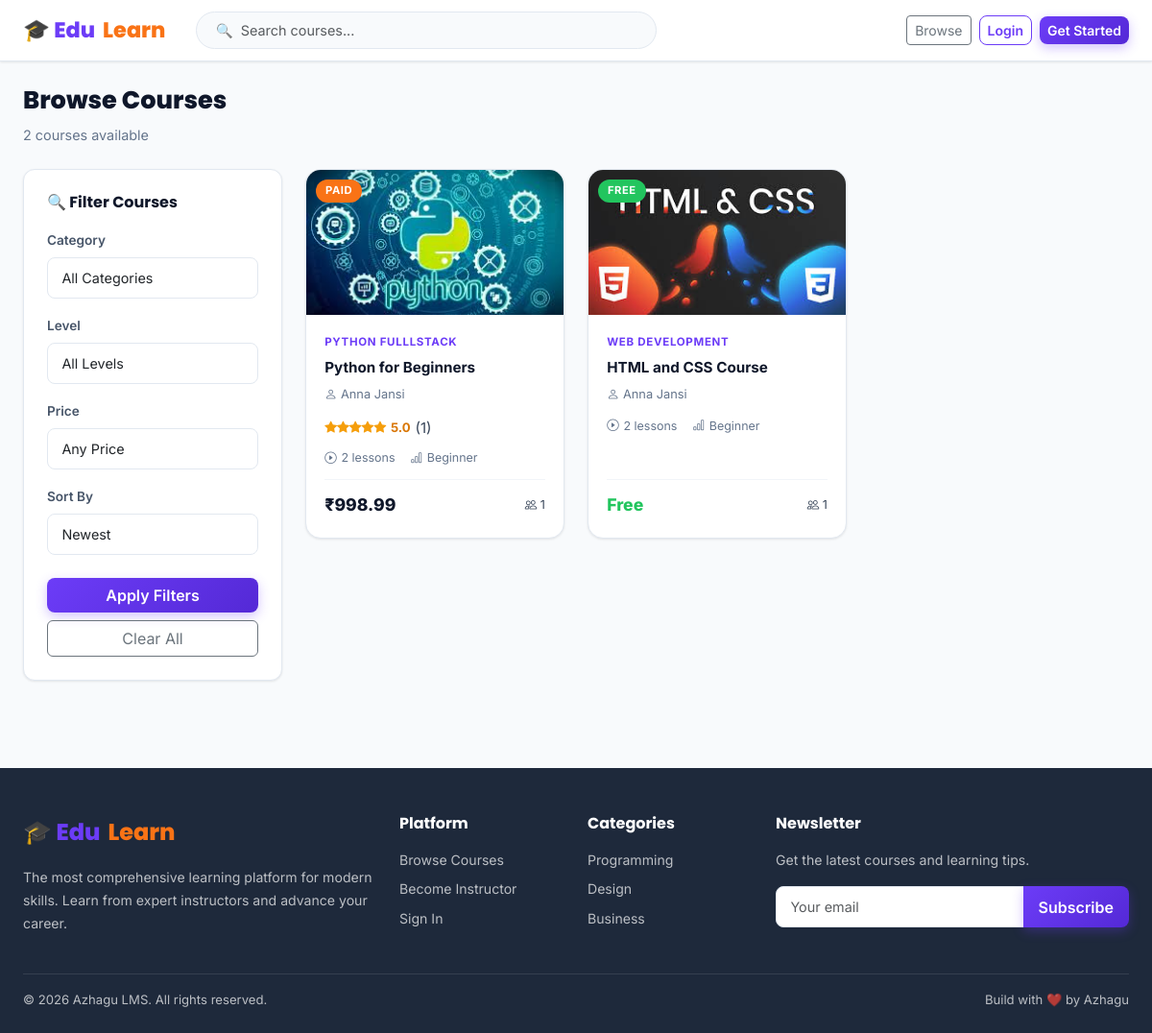
Page /courses/ on the committed database.
### courses/models.py (models this page shows, shortened)
class Course(models.Model):
    LEVEL_CHOICES = [('beginner','Beginner'),('intermediate','Intermediate'),('advanced','Advanced'),('all','All Levels')]
    STATUS_CHOICES = [('draft','Draft'),('pending','Pending Review'),('published','Published'),('rejected','Rejected')]
    PRICE_TYPE = [('free','Free'),('paid','Paid')]
    title = models.CharField(max_length=200)
    slug = models.SlugField(unique=True, blank=True)
    instructor = models.ForeignKey(settings.AUTH_USER_MODEL, on_delete=models.CASCADE, related_name='courses_taught')
    category = models.ForeignKey(Category, on_delete=models.SET_NULL, null=True, related_name='courses')
    description = models.TextField()
    short_description = models.CharField(max_length=300, blank=True)
    thumbnail = models.ImageField(upload_to='course_thumbnails/', blank=True, null=True)
    preview_video = models.FileField(upload_to='course_previews/', blank=True, null=True)
    level = models.CharField(max_length=20, choices=LEVEL_CHOICES, default='all')
    language = models.CharField(max_length=50, default='English')
    price_type = models.CharField(max_length=10, choices=PRICE_TYPE, default='free')
    price = models.DecimalField(max_digits=10, decimal_places=2, default=0.00)
    discount_price = models.DecimalField(max_digits=10, decimal_places=2, null=True, blank=True)
    status = models.CharField(max_length=20, choices=STATUS_CHOICES, default='draft')
    requirements = models.TextField(blank=True)
    what_you_learn = models.TextField(blank=True)
    tags = models.CharField(max_length=300, blank=True)
    total_duration = models.PositiveIntegerField(default=0, help_text='In minutes')
    total_lessons = models.PositiveIntegerField(default=0)
    total_enrolled = models.PositiveIntegerField(default=0)
    avg_rating = models.FloatField(default=0.0)
    total_ratings = models.PositiveIntegerField(default=0)
    is_featured = models.BooleanField(default=False)
    certificate_available = models.BooleanField(default=True)
    created_at = models.DateTimeField(auto_now_add=True)
    updated_at = models.DateTimeField(auto_now=True)
    published_at = models.DateTimeField(null=True, blank=True)
    class Meta:
        ordering = ['-created_at']

class Category(models.Model):
    name = models.CharField(max_length=100)
    slug = models.SlugField(unique=True)
    icon = models.CharField(max_length=50, default='bi-folder')
    description = models.TextField(blank=True)
    created_at = models.DateTimeField(auto_now_add=True)
    class Meta:
        verbose_name_plural = 'Categories'
        ordering = ['name']

### accounts/models.py (models this page shows, shortened)
class CustomUser(AbstractUser):
    ROLE_CHOICES = [('student','Student'),('instructor','Instructor'),('admin','Admin')]
    role = models.CharField(max_length=20, choices=ROLE_CHOICES, default='student')
    bio = models.TextField(blank=True)
    avatar = models.ImageField(upload_to='avatars/', blank=True, null=True)
    phone = models.CharField(max_length=20, blank=True)
    website = models.URLField(blank=True)
    linkedin = models.URLField(blank=True)
    is_email_verified = models.BooleanField(default=False)
    created_at = models.DateTimeField(auto_now_add=True)
    updated_at = models.DateTimeField(auto_now=True)

### courses/views.py (the view)
# urls.py: path('', views.course_list, name='list'),
def course_list(request):
    courses = Course.objects.filter(status='published')
    q = request.GET.get('q','')
    category = request.GET.get('category','')
    level = request.GET.get('level','')
    price_type = request.GET.get('price','')
    sort = request.GET.get('sort','-created_at')
    if q: courses = courses.filter(Q(title__icontains=q)|Q(description__icontains=q)|Q(tags__icontains=q))
    if category: courses = courses.filter(category__slug=category)
    if level: courses = courses.filter(level=level)
    if price_type: courses = courses.filter(price_type=price_type)
    sort_map = {'newest':'-created_at','oldest':'created_at','popular':'-total_enrolled','rating':'-avg_rating','price_low':'price','price_high':'-price'}
    courses = courses.order_by(sort_map.get(sort, '-created_at'))
    paginator = Paginator(courses, 12)
    page = paginator.get_page(request.GET.get('page',1))
    categories = Category.objects.all()
    return render(request, 'courses/list.html', {'courses': page, 'categories': categories, 'q': q, 'selected_category': category, 'selected_level': level, 'selected_price': price_type, 'sort': sort})

### templates/courses/list.html (shortened to what this page needs)
{% extends 'base.html' %}
{% block content %}
<div class="container-fluid px-4 py-4">
  <div class="mb-4">
    <h1 class="page-title">Browse Courses</h1>
    <p class="page-subtitle">{{ courses.paginator.count }} courses available</p>
  </div>
  <div class="row g-4">
    <div class="col-lg-3">
      <div class="card p-4 mb-3" style="position:sticky;top:80px;">
        <h6 class="fw-bold mb-3">🔍 Filter Courses</h6>
        <form method="get" id="filterForm">
          <div class="mb-3">
            <label class="form-label">Category</label>
            <select name="category" class="form-select filter-select">
              <option value="">All Categories</option>
            </select>
          </div>
          <div class="mb-3">
            <label class="form-label">Level</label>
            <select name="level" class="form-select filter-select">
              <option value="">All Levels</option>
            </select>
          </div>
          <div class="mb-3">
            <label class="form-label">Price</label>
            <select name="price" class="form-select filter-select">
              <option value="">Any Price</option>
            </select>
          </div>
          <div class="mb-4">
            <label class="form-label">Sort By</label>
            <select name="sort" class="form-select filter-select">
              <option value="newest" {% if sort == 'newest' %}selected{% endif %}>Newest</option>
            </select>
          </div>
          <button type="submit" class="btn btn-primary w-100">Apply Filters</button>
          <a href="/courses/" class="btn btn-outline-secondary w-100 mt-2">Clear All</a>
        </form>
      </div>
    </div>
    <div class="col-lg-9">
      {% if courses %}
      <div class="row g-4">
        {% for course in courses %}
        <div class="col-sm-6 col-xl-4 animate-on-scroll">
          {% include 'partials/course_card.html' %}
        </div>
        {% endfor %}
      </div>
      {% endif %}
    </div>
  </div>
</div>
{% endblock %}

### templates/partials/course_card.html (shortened to what this page needs)
<div class="course-card">
  <div class="course-thumb">
    {% if course.thumbnail %}
    <img src="{{ course.thumbnail.url }}" alt="{{ course.title }}" loading="lazy">
    {% else %}
    <div class="course-thumb-placeholder">📚</div>
    {% endif %}
    <span class="course-badge {{ course.price_type }}">{{ course.price_type|capfirst }}</span>
  </div>
  <div class="course-body">
    {% if course.category %}<div class="course-category">{{ course.category.name }}</div>{% endif %}
    <div class="course-title">
      <a href="/courses/{{ course.slug }}/" class="text-decoration-none" style="color:inherit;">{{ course.title }}</a>
    </div>
    <div class="course-instructor">
      <i class="bi bi-person me-1"></i>{{ course.instructor.get_full_name|default:course.instructor.username }}
    </div>
    {% if course.avg_rating > 0 %}
    <div class="course-rating">
      <span class="rating-stars">{% for i in "12345"|make_list %}{% if forloop.counter <= course.avg_rating %}<i class="bi bi-star-fill"></i>{% else %}<i class="bi bi-star text-muted"></i>{% endif %}{% endfor %}</span>
      <span style="font-size:.82rem;font-weight:700;color:#d97706;">{{ course.avg_rating }}</span>
      <span class="rating-count">({{ course.total_ratings }})</span>
    </div>
    {% endif %}
    <div class="course-meta">
      <span><i class="bi bi-play-circle"></i> {{ course.total_lessons }} lessons</span>
      <span><i class="bi bi-bar-chart"></i> {{ course.level|capfirst }}</span>
    </div>
    <div class="course-footer">
      <div class="course-price {% if course.price_type == 'free' %}free-price{% endif %}">
        {% if course.price_type == 'free' %}Free
        {% elif course.discount_price %}₹{{ course.discount_price }} <span class="original">₹{{ course.price }}</span>
        {% else %}₹{{ course.price }}{% endif %}
      </div>
      <span style="font-size:.78rem;color:var(--gray-500);"><i class="bi bi-people"></i> {{ course.total_enrolled }}</span>
    </div>
  </div>
</div>

### rows in the picture
Course: thumbnail (picture), price_type "PAID", category.name "PYTHON FULLLSTACK", title "Python for Beginners", instructor.get_full_name "Anna Jansi", avg_rating "5.0", total_ratings "1", total_lessons "2", level "Beginner", price "998.99", total_enrolled "1"
Course: thumbnail (picture), price_type "FREE", category.name "WEB DEVELOPMENT", title "HTML and CSS Course", instructor.get_full_name "Anna Jansi", total_lessons "2", level "Beginner", shows "Free", total_enrolled "1"

### other values in the picture
{{ courses.paginator.count }} "2"
